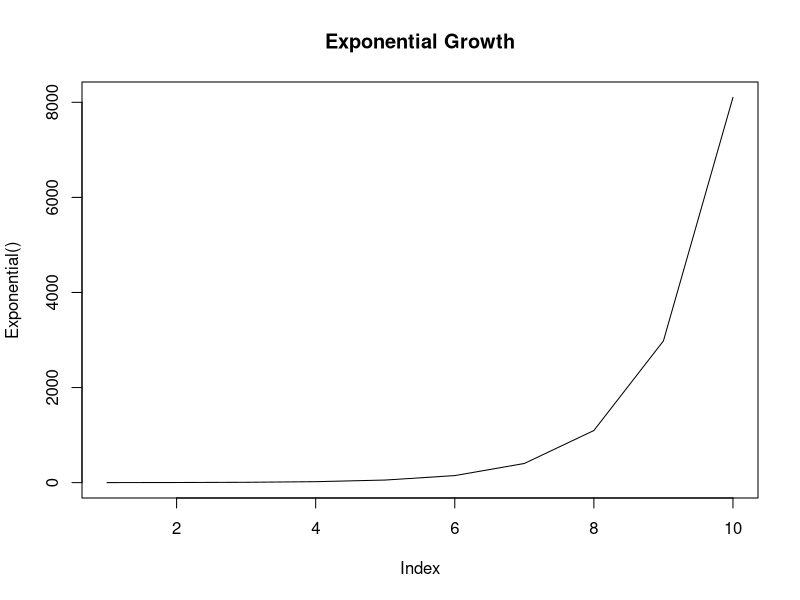

The R script that drew this image:
#!/usr/bin/env R

### Script that defines a function to simulate exponential growth

# delete everything
rm(list=ls(all=TRUE))

Exponential <- function(N0 = 1, r = 1, generations = 10) {
  # Runs a simulation of Browse.Rexponential growth
  # Returns a vector of length 'generations'
  
  N <- rep(NA, generations) #Creates a vector of NA
  
  N[1] <- N0
  for (t in 2:generations) {
    N[t] <- N[t-1] * exp(r)
    #browser()
  }
  return(N)
}

plot(Exponential(), type="l", main = "Exponential Growth")